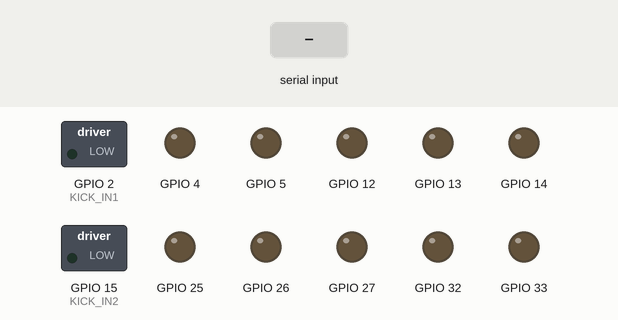
Simulated run of this sketch. Board: ESP32. On the bench: switched loads named in the sketch (green lamp = pin HIGH), output pins drawn as LEDs (lit = HIGH). The inputs (shaded band) are chosen by the test bench.

Above: at 1.2 s.
1.3 s: "M90\n" received over Serial
At 2.5 s:
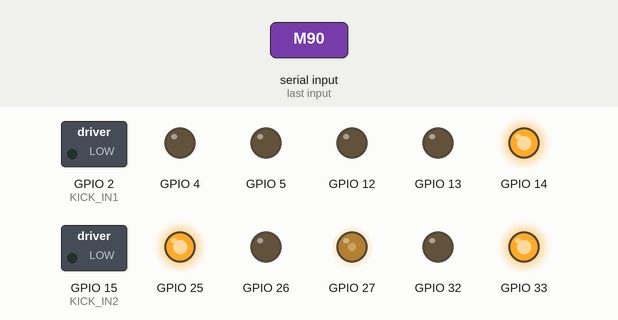
2.8 s: "M,45\n" received over Serial
At 3.6 s:
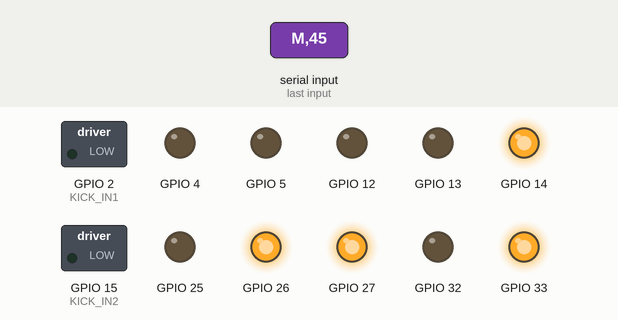
4.3 s: "K90\n" received over Serial
At 4.8 s:
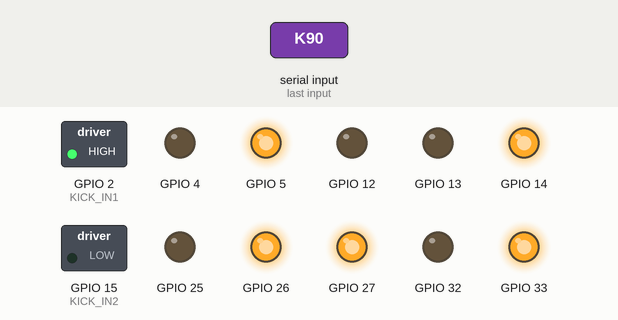
5.8 s: "M90,45,200\n" received over Serial
At 7.0 s:
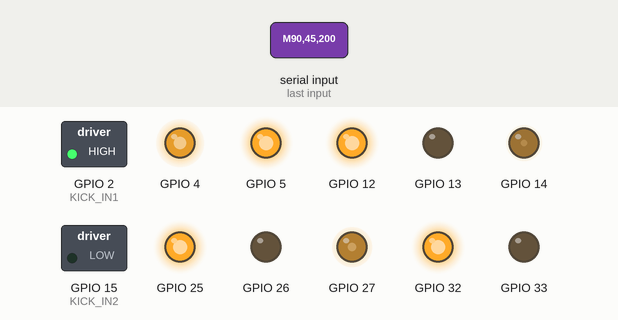
7.3 s: "M\n" received over Serial
At 8.3 s:
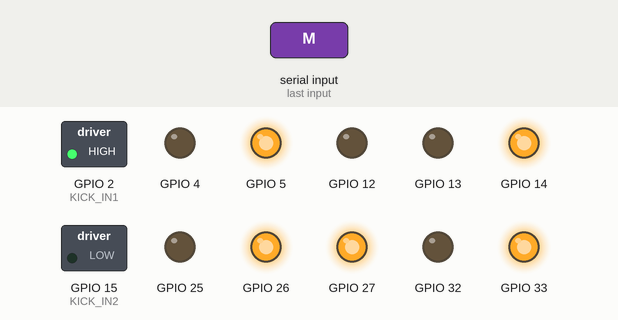
8.8 s: "M90\n" received over Serial
At 9.4 s:
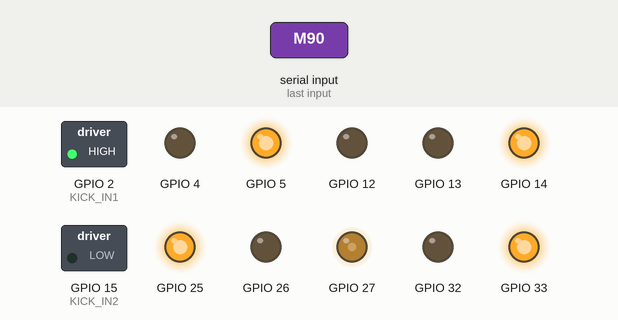
Timing chart, 0 to 11.3 s (numbered marks = the images above; inputs shaded):
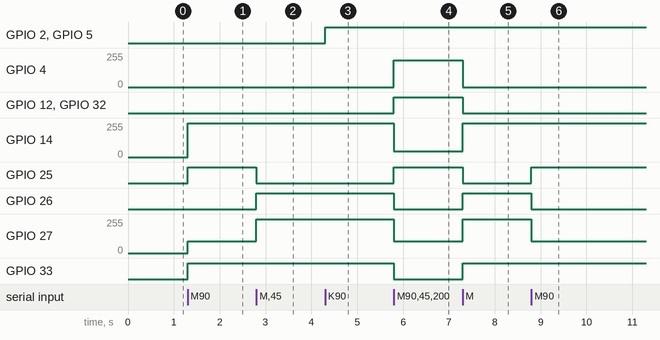

The sketch:

omni_kicker_robot.ino
```cpp
// === Motor Omni ===
#define M1_IN1 25
#define M1_IN2 26
#define M1_PWM 27
#define M1_CH 0

#define M2_IN1 32
#define M2_IN2 33
#define M2_PWM 14
#define M2_CH 1

#define M3_IN1 12
#define M3_IN2 13
#define M3_PWM 4
#define M3_CH 2

// === Kicker ===
#define KICK_IN1 2
#define KICK_IN2 15
#define KICK_PWM 5
#define KICK_CH 3

void setupMotorPin(int in1, int in2, int pwmPin, int ch) {
  pinMode(in1, OUTPUT);
  pinMode(in2, OUTPUT);
  ledcSetup(ch, 1000, 8);
  ledcAttachPin(pwmPin, ch);
}

void setMotor(int in1, int in2, int ch, int pwm) {
  pwm = constrain(pwm, -255, 255);
  if (pwm > 0) {
    digitalWrite(in1, HIGH);
    digitalWrite(in2, LOW);
    ledcWrite(ch, pwm);
  } else if (pwm < 0) {
    digitalWrite(in1, LOW);
    digitalWrite(in2, HIGH);
    ledcWrite(ch, -pwm);
  } else {
    digitalWrite(in1, LOW);
    digitalWrite(in2, LOW);
    ledcWrite(ch, 0);
  }
}

void kick(int power) {
  digitalWrite(KICK_IN1, HIGH);
  digitalWrite(KICK_IN2, LOW);
  ledcWrite(KICK_CH, power);
}

void stopKick() {
  digitalWrite(KICK_IN1, LOW);
  digitalWrite(KICK_IN2, LOW);
  ledcWrite(KICK_CH, 0);
}

void setup() {
  Serial.begin(115200);

  setupMotorPin(M1_IN1, M1_IN2, M1_PWM, M1_CH);
  setupMotorPin(M2_IN1, M2_IN2, M2_PWM, M2_CH);
  setupMotorPin(M3_IN1, M3_IN2, M3_PWM, M3_CH);
  setupMotorPin(KICK_IN1, KICK_IN2, KICK_PWM, KICK_CH);
}

void loop() {
  static String input = "";

  while (Serial.available()) {
    char c = Serial.read();
    if (c == '\n') {
      if (input.startsWith("M")) {
        int s1, s2, s3;
        sscanf(input.c_str(), "M%d,%d,%d", &s1, &s2, &s3);
        setMotor(M1_IN1, M1_IN2, M1_CH, s1);
        setMotor(M2_IN1, M2_IN2, M2_CH, s2);
        setMotor(M3_IN1, M3_IN2, M3_CH, s3);
      } else if (input.startsWith("K")) {
        int state;
        sscanf(input.c_str(), "K%d", &state);
        if (state)
          kick(255);
        else
          stopKick();
      }
      input = "";
    } else {
      input += c;
    }
  }
}
```

Measured:
- after the input at 1.3 s, GPIO 14: 0/255 → 255/255 at once; GPIO 25, GPIO 33: LOW → HIGH at once; GPIO 27: 0/255 → 90/255 at once
- after the input at 2.8 s, GPIO 25: HIGH → LOW at once; GPIO 26: LOW → HIGH at once; GPIO 27: 90/255 → 255/255 at once
- after the input at 4.3 s, GPIO 2 (KICK_IN1), GPIO 5: LOW → HIGH at once
- after the input at 5.8 s, GPIO 4: 0/255 → 199/255 at once; GPIO 12, GPIO 25, GPIO 32: LOW → HIGH at once; GPIO 14: 255/255 → 45/255 at once; GPIO 26, GPIO 33: HIGH → LOW at once; GPIO 27: 255/255 → 90/255 at once
- after the input at 7.3 s, GPIO 4: 199/255 → 0/255 at once; GPIO 12, GPIO 25, GPIO 32: HIGH → LOW at once; GPIO 14: 45/255 → 255/255 at once; GPIO 26, GPIO 33: LOW → HIGH at once; GPIO 27: 90/255 → 255/255 at once
- after the input at 8.8 s, GPIO 25: LOW → HIGH at once; GPIO 26: HIGH → LOW at once; GPIO 27: 255/255 → 90/255 at once
